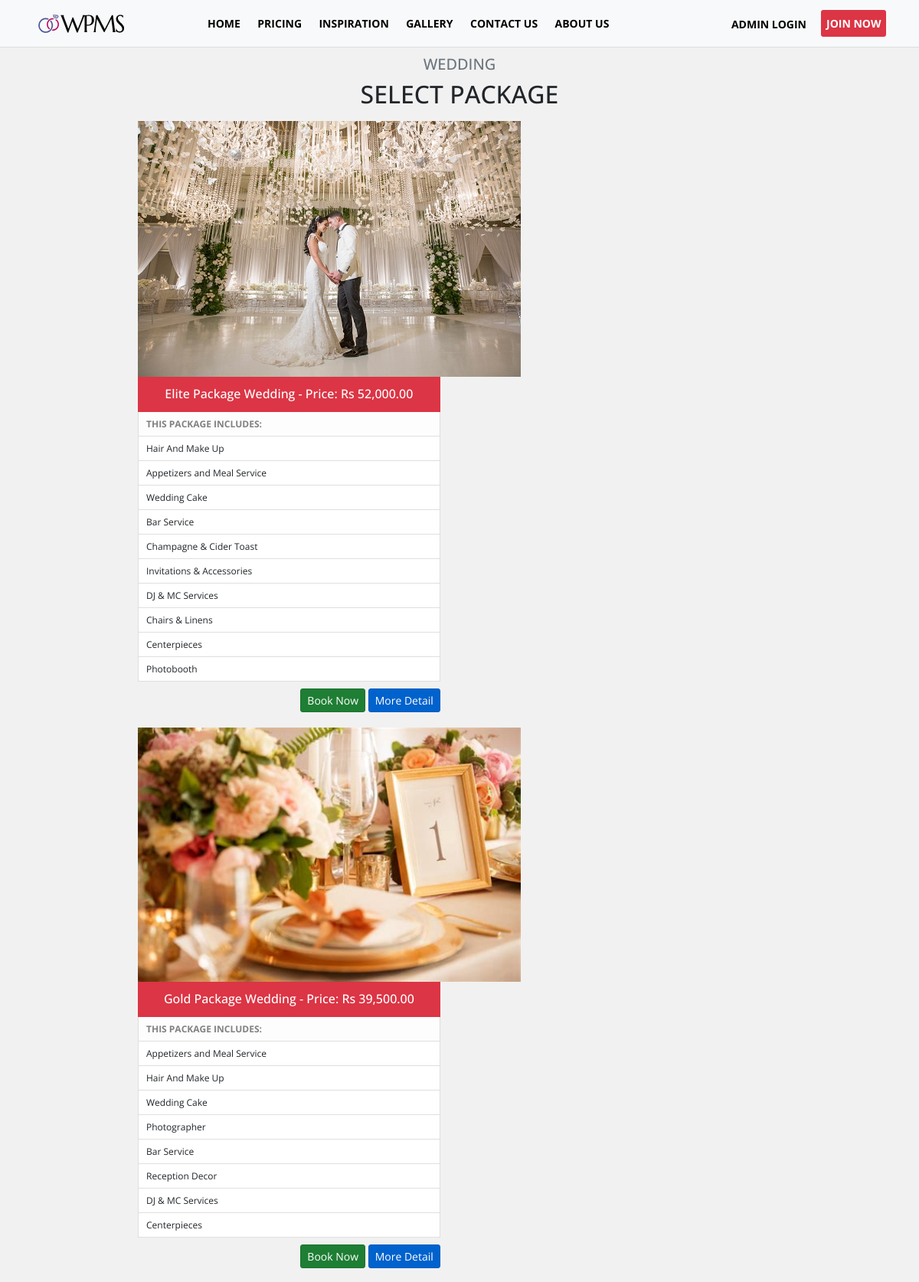
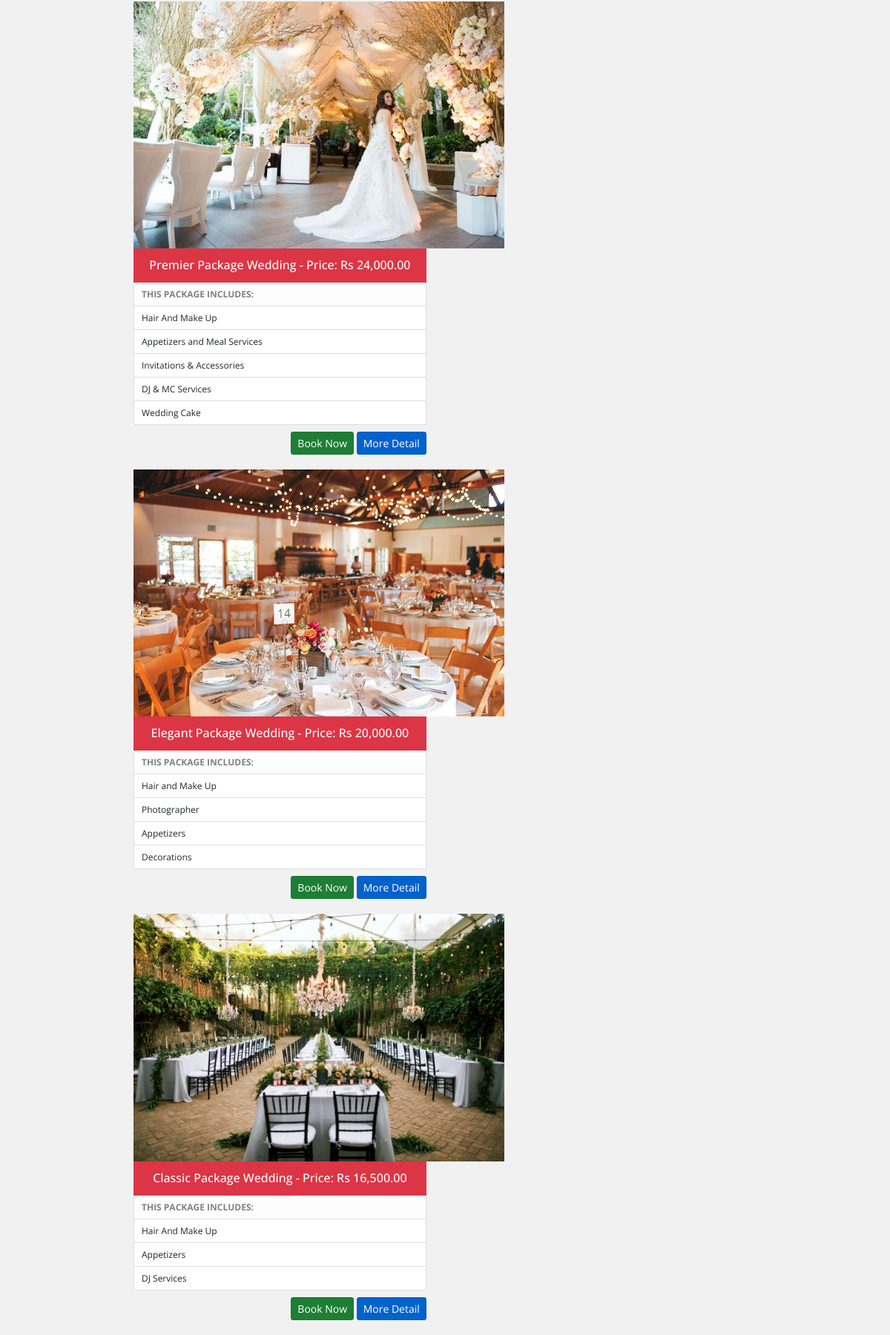
/pricing.php, run on the app's committed database (2 pictures, top to bottom).
### tables this page shows
CREATE TABLE `tblweddingcategories` (
  `id` int(11) NOT NULL,
  `wedding_type` varchar(100) NOT NULL,
  `price` decimal(10,2) NOT NULL,
  `preview_image` text NOT NULL
);

CREATE TABLE `tbl_features` (
  `feature_id` int(11) NOT NULL,
  `category_id` int(11) NOT NULL,
  `title` varchar(100) NOT NULL,
  `description` text NOT NULL
);

### admin/include/database.php (called while the page is built, shortened)
<?php
class Database
{
    public $connection;
    public function open_connection()
    {
        $this->connection = mysqli_connect('localhost', 'root', '', 'dbwedding');
    }
    public function query($sql)
    {
        $result = mysqli_query($this->connection, $sql);
        return $result;
    }
}
$db = new Database();

### admin/include/db_object.php (called while the page is built, shortened)
<?php
class DB_Object
{
    public static function find_all() {
        return static::find_by_query("SELECT * FROM " . static::$db_table . " ORDER BY id DESC");
    }
    public static function find_by_feature_all($id) {
        return static::find_by_query("SELECT * FROM " . static::$db_table . " WHERE category_id = $id ORDER BY category_id DESC LIMIT 10");
    }
    public static function find_by_query($sql) {
        global $db;
        $result_set = $db->query($sql);
        $the_object_array = array();
        while($row = mysqli_fetch_array($result_set)) {
            $the_object_array[] = static::instantiation($row);
        }
        return $the_object_array;
    }
    public static function instantiation($the_record){
        $the_object = new $calling_class;
        foreach($the_record as $the_attribute => $value)
        {
            if($the_object->has_the_attribute($the_attribute)) {
                $the_object->$the_attribute = $value;
            }
        }
        return $the_object;
    }
    private function has_the_attribute($the_attribute) {
        $object_properties = get_object_vars($this);
        return array_key_exists($the_attribute, $object_properties);
    }
}
?>

### admin/include/Categories.php (called while the page is built, shortened)
<?php
class Category extends DB_Object
{
    public $preview_image;
    public $upload_directory = "upload/categories";
    public $image_placeholder = "http://placehold.it/300x300&text=images";
    public function preview_image_picture() {
        return empty($this->preview_image) ? $this->image_placeholder : $this->upload_directory. '/' .$this->preview_image;
    }
}
?>

### pricing.php (the view, shortened to what this page needs)
<?php
$category = Category::find_all();
?>
<!doctype html>
<html lang="en">
<head>
    <link rel="stylesheet" type="text/css"
          href="https://cdn.materialdesignicons.com/2.1.19/css/materialdesignicons.min.css">
    <link rel="stylesheet" href="css/bootstrap.min.css">
    <link rel="stylesheet" href="css/style.css">
</head>
<body>
<?php include 'include/nav.php'; ?>
<div class="container" style="width: 70%;">
    <div class="row mb-3">
        <div class="col-lg-12">
            <h3 class="h5 text-uppercase text-center text-muted">Wedding</h3>
            <h2 class="h2 text-uppercase text-center mb-0">Select Package</h2>
        </div>
    </div>
    <?php foreach ($category as $category_row) : ?>
     <div class="row">
        <div class="col-md-12 p-0" style="margin-bottom: 20px;">
            <div class="float-left">
                <img src="admin/<?= $category_row->preview_image_picture(); ?>" style="width: 500px;" alt="">
            </div>
            <div class="float-left" style="width: 47%;">
                <ul class="list-group">
                    <li class="list-group-item bg-danger active" style="padding-top: 12px;"><h6 class="h6 text-center"><?= $category_row->wedding_type; ?> Package Wedding - Price: Rs <?= number_format($category_row->price,2); ?></h6></li>
                    <li class="list-group-item  list-group-item-light "><b>THIS PACKAGE INCLUDES:</b></li>
                    <?php $feature = Features::find_by_feature_all($category_row->id); ?>
                    <?php foreach ($feature as $feature_item) : ?>
                        <li class="list-group-item"><?= $feature_item->title; ?></li>
                    <?php endforeach; ?>
                </ul>
                 <div class="float-right">
                <a href="package_detail.php?id=<?= $category_row->id; ?>" class="btn btn-sm btn-success active" style="border-radius: 3px;margin-top: 9px;">Book Now</a>
                <a href="package_detail.php?id=<?= $category_row->id; ?>" class="btn btn-sm btn-primary active" style="border-radius: 3px;margin-top: 9px;">More Detail</a>
            </div>
            </div>
            </div>
        </div>
        <?php endforeach; ?>
</div>
</body>
</html>

### include/nav.php (shortened to what this page needs)
<nav class="navbar navbar-expand-lg navbar-light fixed-top bg-light">
    <div class="container-fluid">
        <a class="navbar-brand" href="index.php"><img src="images/logo/WPMSlogo.png" alt=""></a>
        <div class="collapse navbar-collapse" id="navbarNavDropdown">
            <ul class="navbar-nav mr-auto">
                <li class="nav-item">
                    <a class="nav-link" href="index.php">Home <span class="sr-only">(current)</span></a>
                </li>
                <li class="nav-item">
                    <a class="nav-link" href="pricing.php">Pricing</a>
                </li>
                <li class="nav-item">
                    <a class="nav-link" href="real-weddings.php">Inspiration</a>
                </li>
                <li class="nav-item">
                    <a class="nav-link" href="gallery.php">Gallery</a>
                </li>
                <li class="nav-item">
                    <a class="nav-link" href="contact.php">Contact us</a>
                </li>
                <li class="nav-item">
                    <a class="nav-link" href="about.php">About us</a>
                </li>
            </ul>
            <div class="form-inline mr-2">
                <a class="btn btn-sm my-2 my-sm-0" href="admin/login.php"><i class="mdi mdi-star-outline" id="review" aria-hidden="true"></i>
                    Admin Login
                </a>
                <a class="btn btn-sm my-2 my-sm-0 mr-2 loginbtn" href="sign_up.php">Join Now</a>
            </div>
        </div>
    </div>
</nav>

### css/style.css (style rules this page uses)
body { font-family: "Open Sans", "Roboto", sans-serif !important; }
.navbar-light .navbar-brand { color: #1a1a1a !important; font-weight: bold !important; line-height: 22px !important; }
.navbar { font-weight: 700 !important; padding: 12px !important; font-style: normal !important; font-size: 14px !important; text-transform: uppercase !important; color: black !important; border-bottom: 1px solid #ddd !important; }
li.nav-item > a.nav-link { color: black !important; font-weight: bold !important; }
.form-inline > a.mr-2, .btn.btn-sm.my-2.my-sm-0 { color: black; font-size: 14px; font-weight: 700; margin-left: 10px; }
a.btn.btn-sm.my-2.my-sm-0.mr-2.loginbtn { background: white; border: 2px solid #dc3545; color: #dc3545; }
body { font-family: "Open Sans", "Roboto", sans-serif; line-height: 1.5em; margin-bottom: 0%; width: 100%; margin-top: 4%; overflow-x: hidden; background: #f1f1f1; font-size: 14px; }
.navbar-light .navbar-brand { color: #1a1a1a; font-weight: bold; line-height: 22px; }
.navbar { font-weight: 700; padding: 12px; font-style: normal; font-size: 14px; text-transform: uppercase; color: black; border-bottom: 1px solid #ddd; }
a.btn.btn-sm.my-2.my-sm-0.mr-2.loginbtn { background: #dc3545; font-size: 14px; color: white; padding: 5px; border: 2px solid transparent; width: 85px; }
.navbar-expand-lg .navbar-nav .nav-link { padding-right: 0.9rem; }
.navbar-brand { margin-left: 20px; width: 200px; }
.list-group-item { font-size: 12px; padding: 5px 10px; }

### pricing.php (style rules this page uses)
body { margin-top: 6%; }
.navbar-light .navbar-brand { color: #1a1a1a; font-weight: bold; line-height: 22px; }
.navbar { font-weight: 700; padding: 12px; font-style: normal; font-size: 14px; text-transform: uppercase; color: black; border-bottom: 1px solid #ddd; }
li.nav-item > a.nav-link { color: black !important; font-weight: bold !important; }
.navbar-expand-lg .navbar-nav .nav-link { padding-right: .9rem; }
.navbar-brand { margin-left: 20px; width: 200px; }
.list-group-item:first-child { border-top-left-radius: 0rem; border-top-right-radius: 0rem; }
.list-group-item:last-child { border-bottom-right-radius: 0; border-bottom-left-radius: 0; }
.list-group-item.active { border-color: #00125100; }

### data on the page
tblweddingcategories: preview_image (picture), wedding_type "Elite", price "52,000.00"
tbl_features: title "Hair And Make Up"
tbl_features: title "Appetizers and Meal Service"
tbl_features: title "Wedding Cake"
tbl_features: title "Bar Service"
tbl_features: title "Champagne & Cider Toast"
tbl_features: title "Invitations & Accessories"
tbl_features: title "DJ & MC Services"
tbl_features: title "Chairs & Linens"
tbl_features: title "Centerpieces"
tbl_features: title "Photobooth"
tblweddingcategories: preview_image (picture), wedding_type "Gold", price "39,500.00"
tbl_features: title "Appetizers and Meal Service"
tbl_features: title "Hair And Make Up"
tbl_features: title "Wedding Cake"
tbl_features: title "Photographer"
tbl_features: title "Bar Service"
tbl_features: title "Reception Decor"
tbl_features: title "DJ & MC Services"
tbl_features: title "Centerpieces"
tblweddingcategories: preview_image (picture), wedding_type "Premier", price "24,000.00"
tbl_features: title "Hair And Make Up"
tbl_features: title "Appetizers and Meal Services"
tbl_features: title "Invitations & Accessories"
tbl_features: title "DJ & MC Services"
tbl_features: title "Wedding Cake"
tblweddingcategories: preview_image (picture), wedding_type "Elegant", price "20,000.00"
tbl_features: title "Hair and Make Up"
tbl_features: title "Photographer"
tbl_features: title "Appetizers"
tbl_features: title "Decorations"
tblweddingcategories: preview_image (picture), wedding_type "Classic", price "16,500.00"
tbl_features: title "Hair And Make Up"
tbl_features: title "Appetizers"
tbl_features: title "DJ Services"
